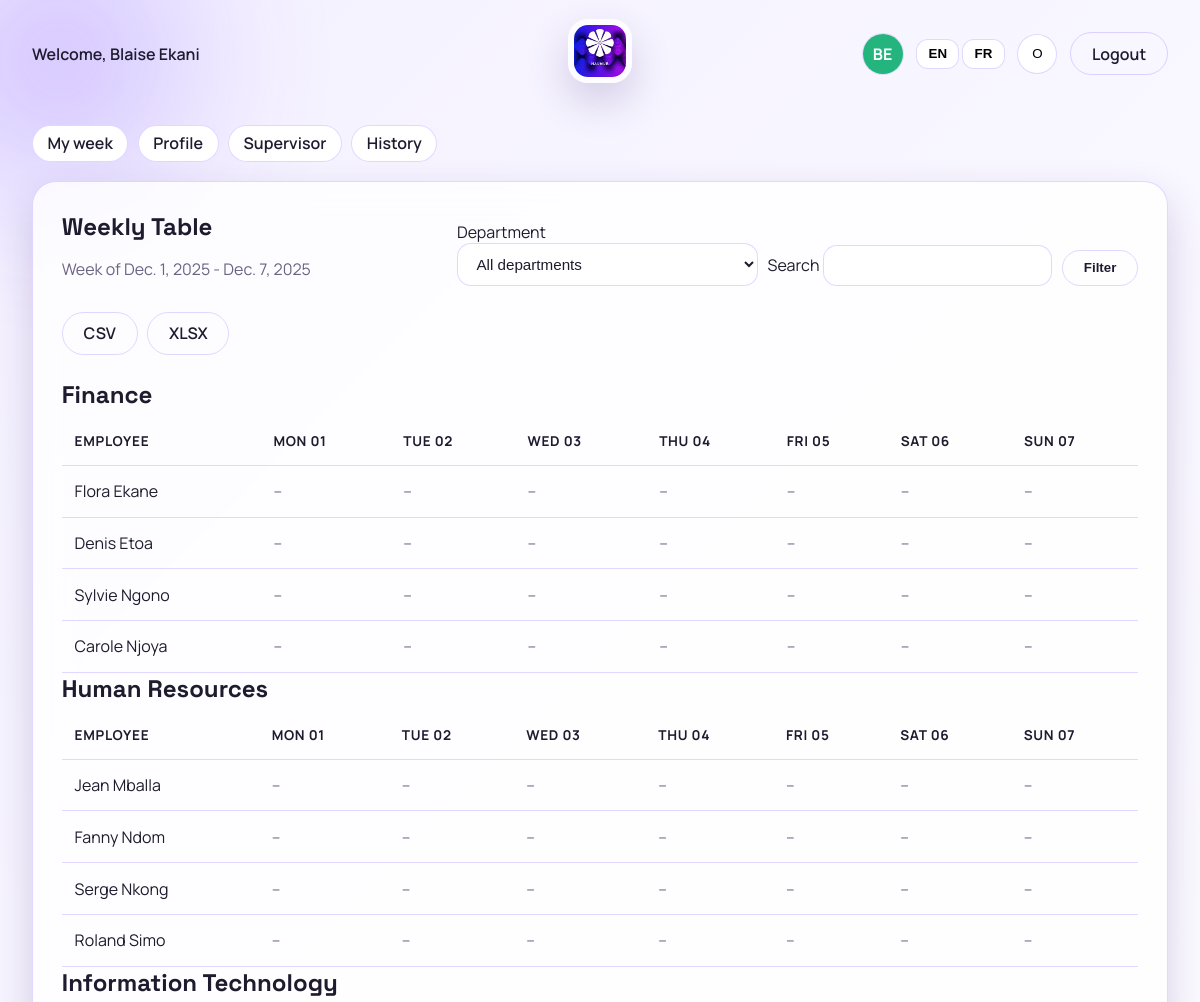
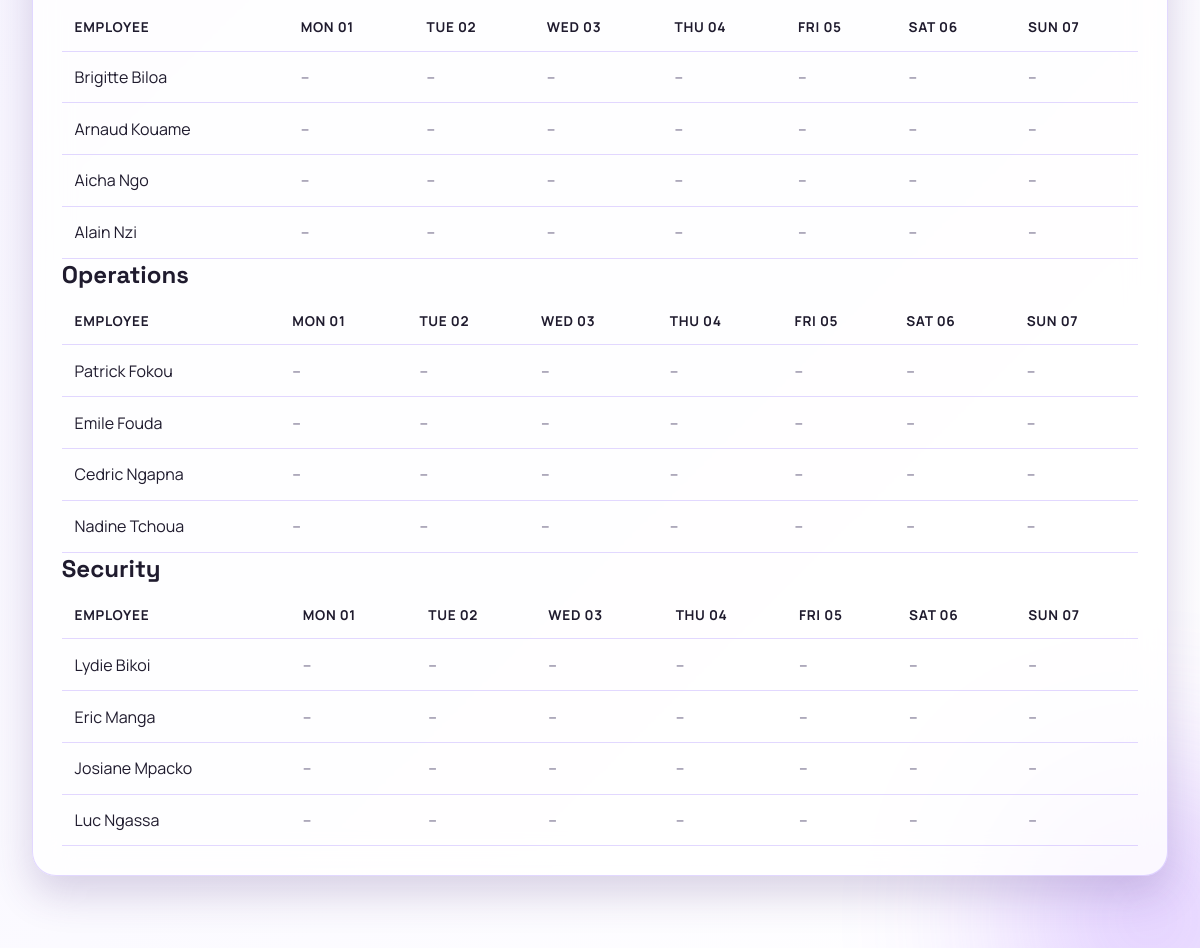
The page /history/week/2025-12-01/ (signed in) on the database its author committed (2 pictures, top to bottom).
### attendance/models.py (models this page shows, shortened)
class User(AbstractUser):
    class Roles(models.TextChoices):
        ADMIN = "admin", _("Admin")
        SUPERVISOR = "supervisor", _("Supervisor")
        EMPLOYEE = "employee", _("Employee")
    role = models.CharField(
        max_length=20, choices=Roles.choices, default=Roles.EMPLOYEE
    )
    department = models.ForeignKey(
        Department, on_delete=models.SET_NULL, null=True, blank=True
    )
    is_intern = models.BooleanField(default=False)
    start_date = models.DateField(default=timezone.localdate)
    profile_image = models.ImageField(upload_to="profiles/", null=True, blank=True)
    @property
    def is_admin(self) -> bool:
        return self.is_superuser or self.role == self.Roles.ADMIN
    @property
    def is_supervisor(self) -> bool:
        return self.is_superuser or self.role == self.Roles.SUPERVISOR
    def initials(self) -> str:
        full_name = f"{self.first_name} {self.last_name}".strip()
        parts = [part for part in full_name.split() if part]
        if len(parts) >= 2:
            return f"{parts[0][0]}{parts[1][0]}".upper()
        if len(parts) == 1:
            return parts[0][:2].upper()
        return (self.username or "U")[:2].upper()
    def avatar_color(self) -> str:
        palette = [
            "#6F3CFF",
            "#9C5BFF",
            "#F05CFF",
            "#24B47E",
            "#FF7A59",
            "#1F8EFA",
            "#F2C94C",
            "#5E60CE",
        ]
        seed = f"{self.username}{self.first_name}{self.last_name}"
        total = sum(ord(char) for char in seed) if seed else 0
        return palette[total % len(palette)]

class Department(models.Model):
    code = models.CharField(max_length=10, unique=True)
    name = models.CharField(max_length=100)
    is_active = models.BooleanField(default=True)
    created_at = models.DateTimeField(auto_now_add=True)
    class Meta:
        ordering = ["name"]

### attendance/views.py (the view)
# urls.py: path("history/week/<str:week_start>/", views.history_week, name="history_week"),
@login_required
def history_week(request, week_start: str):
    user = request.user
    if not (user.is_admin or user.is_supervisor):
        return HttpResponseForbidden(_("Access denied."))
    week_start_date = parse_date(week_start)
    if not week_start_date:
        return HttpResponse(_("Invalid week start."), status=400)
    department_id = request.GET.get("department")
    search = request.GET.get("search")
    week_days, dept_tables = _build_week_matrix(
        week_start_date,
        department_id=department_id,
        search=search,
        include_inactive=True,
    )
    departments = Department.objects.all()
    context = {
        "week_start": week_start_date,
        "week_end": week_start_date + timedelta(days=6),
        "week_days": week_days,
        "dept_tables": dept_tables,
        "departments": departments,
        "search": search or "",
        "selected_department": department_id or "",
    }
    return render(request, "history_week.html", context)

### attendance/utils.py (called while the page is built)
def get_week_days(week_start: date) -> list[date]:
    return [week_start + timedelta(days=offset) for offset in range(7)]

def parse_date(value: Optional[str]) -> Optional[date]:
    if not value:
        return None
    try:
        return date.fromisoformat(value)
    except ValueError:
        return None

def get_client_ip(request) -> str:
    forwarded = request.META.get("HTTP_X_FORWARDED_FOR")
    if forwarded:
        return forwarded.split(",")[0].strip()
    return request.META.get("REMOTE_ADDR", "")

### templates/history_week.html (shortened to what this page needs)
{% extends "base.html" %}
{% load i18n %}
{% block content %}
  <section class="card">
    <div class="card-header">
      <div>
        <h1>{% trans "Weekly Table" %}</h1>
        <p class="muted">{% trans "Week of" %} {{ week_start }} - {{ week_end }}</p>
      </div>
      <form class="filter-form" method="get">
        <label>
          {% trans "Department" %}
          <select class="input" name="department">
            <option value="">{% trans "All departments" %}</option>
          </select>
        </label>
        <label>
          {% trans "Search" %}
          <input class="input" type="text" name="search" value="{{ search }}" />
        </label>
        <button class="btn btn-outline" type="submit">{% trans "Filter" %}</button>
      </form>
      <div class="header-actions">
        <a class="btn btn-outline" href="{% url 'history_export' week_start|date:'Y-m-d' 'csv' %}">CSV</a>
        <a class="btn btn-outline" href="{% url 'history_export' week_start|date:'Y-m-d' 'xlsx' %}">XLSX</a>
      </div>
    </div>
    {% for table in dept_tables %}
      <h2>{{ table.label }}</h2>
      <div class="table-wrap">
        <table class="data-table table-wide">
          <thead>
            <tr>
              <th>{% trans "Employee" %}</th>
              {% for day in week_days %}
                <th>{{ day|date:"D d" }}</th>
              {% endfor %}
            </tr>
          </thead>
          <tbody>
            {% for row in table.rows %}
              <tr>
                <td>{{ row.employee.get_full_name|default:row.employee.username }}</td>
                {% for cell in row.cells %}
                  <td>
                    {% if cell.arrival or cell.departure %}
                      <div class="day-cell">
                        <span class="time-range">
                          {% if cell.arrival %}{{ cell.arrival|time:"H:i" }}{% else %}--:--{% endif %}
                          -
                          {% if cell.departure %}{{ cell.departure|time:"H:i" }}{% else %}--:--{% endif %}
                        </span>
                        {% if cell.is_verified %}
                          <span class="badge success">{% trans "Verified" %}</span>
                        {% else %}
                          <span class="badge">{% trans "Pending" %}</span>
                        {% endif %}
                      </div>
                    {% else %}
                      <span class="row-muted">--</span>
                    {% endif %}
                  </td>
                {% endfor %}
              </tr>
            {% empty %}
              <tr>
                <td colspan="{{ week_days|length|add:1 }}" class="row-muted">{% trans "No employees found." %}</td>
              </tr>
            {% endfor %}
          </tbody>
        </table>
      </div>
    {% endfor %}
  </section>
{% endblock %}

### templates/base.html (shortened to what this page needs)
{% load static i18n %}
<!DOCTYPE html>
<html lang="{{ LANGUAGE_CODE }}" data-theme="light">
  <head>
    <link rel="stylesheet" href="{% static 'css/styles.css' %}" />
    <link
      rel="stylesheet"
      href="https://cdnjs.cloudflare.com/ajax/libs/font-awesome/6.5.1/css/all.min.css"
    />
  </head>
  <body>
    <div class="bg-orb orb-1"></div>
    <div class="bg-orb orb-2"></div>
    <header class="topbar">
      <div class="nav-left">
        {% if user.is_authenticated %}
          <div class="welcome">
            {% trans "Welcome" %}, {{ user.get_full_name|default:user.username }}
          </div>
        {% else %}
          <div class="welcome">{% trans "Welcome" %}</div>
        {% endif %}
      </div>
      <div class="nav-center">
        <img class="logo" src="{% static 'logo.jpg' %}" alt="Naumur logo" />
      </div>
      <div class="nav-right">
        {% if user.is_authenticated %}
          <a class="avatar-link" href="{% url 'profile' %}">
            {% if user.profile_image %}
              <img class="avatar-img" src="{{ user.profile_image.url }}" alt="{{ user.get_full_name|default:user.username }}" />
            {% else %}
              <span class="avatar-fallback" style="background: {{ user.avatar_color }};">
                {{ user.initials }}
              </span>
            {% endif %}
          </a>
        {% endif %}
        <form class="lang-switch" action="{% url 'set_language' %}" method="post">
          <button type="submit" name="language" value="en">EN</button>
          <button type="submit" name="language" value="fr">FR</button>
        </form>
        <button class="theme-toggle" type="button" data-theme-toggle>
          <span class="theme-icon" aria-hidden="true">O</span>
        </button>
        {% if user.is_authenticated %}
          <a class="btn btn-outline" href="{% url 'logout' %}">{% trans "Logout" %}</a>
        {% endif %}
      </div>
    </header>
    <main class="container">
      {% if user.is_authenticated %}
        <nav class="subnav">
          <a class="chip" href="{% url 'employee_week' %}">{% trans "My week" %}</a>
          <a class="chip" href="{% url 'profile' %}">{% trans "Profile" %}</a>
          {% if user.is_supervisor %}
            <a class="chip" href="{% url 'supervisor_verify' %}">{% trans "Supervisor" %}</a>
          {% endif %}
          {% if user.is_supervisor or user.is_admin %}
            <a class="chip" href="{% url 'history' %}">{% trans "History" %}</a>
          {% endif %}
        </nav>
      {% endif %}
      {% block content %}{% endblock %}
    </main>
  </body>
</html>

### static/css/styles.css (style rules this page uses)
:root { --bg: #f4f1ff; --bg-alt: #ffffff; --card: rgba(255, 255, 255, 0.8); --text: #1f1b2e; --muted: #6b6383; --accent: #6f3cff; --accent-2: #9c5bff; --border: rgba(111, 60, 255, 0.2); --shadow: 0 18px 40px rgba(68, 41, 124, 0.2); --success: #24b47e; }
* { box-sizing: border-box; }
body { margin: 0; font-family: "Manrope", sans-serif; color: var(--text); background: linear-gradient(135deg, var(--bg), var(--bg-alt)); min-height: 100vh; overflow-x: hidden; }
h1, h2, h3 { font-family: "Space Grotesk", sans-serif; margin: 0 0 0.5rem; }
.bg-orb { position: fixed; border-radius: 50%; filter: blur(80px); opacity: 0.45; z-index: -1; }
.orb-1 { width: 360px; height: 360px; background: radial-gradient(circle, var(--accent), transparent 65%); top: -120px; left: -120px; }
.orb-2 { width: 420px; height: 420px; background: radial-gradient(circle, var(--accent-2), transparent 70%); bottom: -180px; right: -160px; }
.topbar { display: grid; grid-template-columns: 1fr auto 1fr; align-items: center; padding: 1.2rem 2rem 0.8rem; }
.nav-left, .nav-right { display: flex; align-items: center; gap: 0.8rem; }
.nav-right { justify-content: flex-end; }
.avatar-link { display: inline-flex; align-items: center; justify-content: center; width: 42px; height: 42px; border-radius: 50%; background: var(--bg-alt); border: 1px solid var(--border); text-decoration: none; }
.avatar-fallback { width: 100%; height: 100%; border-radius: 50%; display: inline-flex; align-items: center; justify-content: center; color: #fff; font-weight: 700; }
.welcome { font-weight: 600; }
.logo { width: 64px; height: 64px; border-radius: 20px; padding: 6px; background: var(--card); box-shadow: var(--shadow); }
.container { max-width: 1200px; margin: 0 auto; padding: 1.5rem 2rem 3rem; animation: fadeUp 0.7s ease; }
.subnav { display: flex; flex-wrap: wrap; gap: 0.6rem; margin-bottom: 1.2rem; }
.chip { display: inline-flex; padding: 0.4rem 0.9rem; border-radius: 999px; border: 1px solid var(--border); text-decoration: none; color: var(--text); background: var(--bg-alt); font-weight: 600; }
.card { background: var(--card); border: 1px solid var(--border); border-radius: 24px; padding: 1.8rem; margin-bottom: 1.5rem; box-shadow: var(--shadow); backdrop-filter: blur(18px); }
.card-header { display: flex; flex-wrap: wrap; align-items: center; justify-content: space-between; gap: 1rem; margin-bottom: 1.5rem; }
.header-actions { display: flex; gap: 0.6rem; flex-wrap: wrap; }
.muted { color: var(--muted); }
.input, input[type="date"], input[type="time"] { padding: 0.7rem 0.9rem; border-radius: 14px; border: 1px solid var(--border); background: var(--bg-alt); color: var(--text); font-size: 0.95rem; }
select.input, textarea.input, input[type="file"].input { width: 100%; }
.btn { display: inline-flex; align-items: center; gap: 0.4rem; padding: 0.6rem 1.3rem; border-radius: 999px; border: 1px solid var(--border); text-decoration: none; font-weight: 600; cursor: pointer; transition: transform 0.2s ease, box-shadow 0.2s ease; }
.btn-outline { background: transparent; color: var(--text); }
.theme-toggle { width: 40px; height: 40px; border-radius: 50%; border: 1px solid var(--border); background: var(--bg-alt); cursor: pointer; }
.lang-switch button { border: 1px solid var(--border); background: var(--bg-alt); padding: 0.4rem 0.7rem; border-radius: 12px; cursor: pointer; font-weight: 600; }
.data-table { width: 100%; border-collapse: collapse; }
.data-table th, .data-table td { padding: 0.9rem 0.8rem; text-align: left; border-bottom: 1px solid var(--border); }
.data-table th { font-size: 0.85rem; text-transform: uppercase; letter-spacing: 0.05em; }
.row-muted { color: var(--muted); }
.table-wrap { overflow-x: auto; }
.table-wide th, .table-wide td { white-space: nowrap; }
.filter-form { display: flex; flex-wrap: wrap; gap: 0.6rem; align-items: flex-end; }

### rows shown on the page
User: get_full_name "Blaise Ekani", initials "BE"
Department: label "Finance", week_days "MON 01" "TUE 02" "WED 03" "THU 04" "FRI 05" "SAT 06" "SUN 07"
User: employee.get_full_name "Flora Ekane"
User: employee.get_full_name "Denis Etoa"
User: employee.get_full_name "Sylvie Ngono"
User: employee.get_full_name "Carole Njoya"
Department: label "Human Resources", week_days "MON 01" "TUE 02" "WED 03" "THU 04" "FRI 05" "SAT 06" "SUN 07"
User: employee.get_full_name "Jean Mballa"
User: employee.get_full_name "Fanny Ndom"
User: employee.get_full_name "Serge Nkong"
User: employee.get_full_name "Roland Simo"
Department: label "Information Technology", week_days "MON 01" "TUE 02" "WED 03" "THU 04" "FRI 05" "SAT 06" "SUN 07"
User: employee.get_full_name "Brigitte Biloa"
User: employee.get_full_name "Arnaud Kouame"
User: employee.get_full_name "Aicha Ngo"
User: employee.get_full_name "Alain Nzi"
Department: label "Operations", week_days "MON 01" "TUE 02" "WED 03" "THU 04" "FRI 05" "SAT 06" "SUN 07"
User: employee.get_full_name "Patrick Fokou"
User: employee.get_full_name "Emile Fouda"
User: employee.get_full_name "Cedric Ngapna"
User: employee.get_full_name "Nadine Tchoua"
Department: label "Security", week_days "MON 01" "TUE 02" "WED 03" "THU 04" "FRI 05" "SAT 06" "SUN 07"
User: employee.get_full_name "Lydie Bikoi"
User: employee.get_full_name "Eric Manga"
User: employee.get_full_name "Josiane Mpacko"
User: employee.get_full_name "Luc Ngassa"

### other values the page prints
{{ week_start }} "Dec. 1, 2025"
{{ week_end }} "Dec. 7, 2025"
